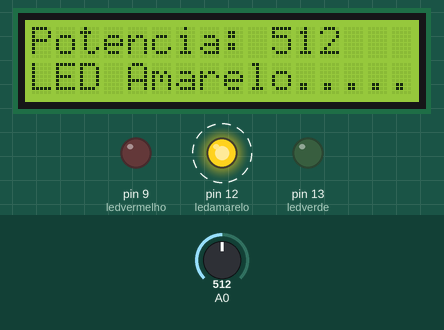
The sketch below on a simulated Arduino Uno, built with avr-gcc and run on an emulated ATmega328P. Parts: 16×2 character LCD, output pins drawn as LEDs (lit = HIGH). Dashed ring = blinking. The test bench sets the inputs (shaded band); at power-on: A0 = 512.

Above: at 1.2 s.
1.3 s: A0 set to 324
At 2.5 s:
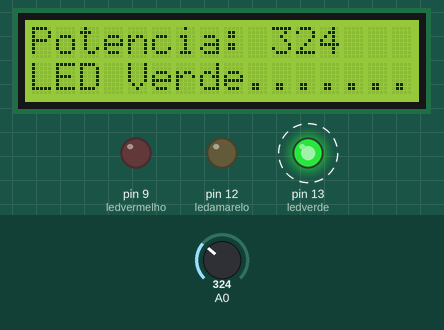
3.1 s: A0 set to 0
At 4.2 s:
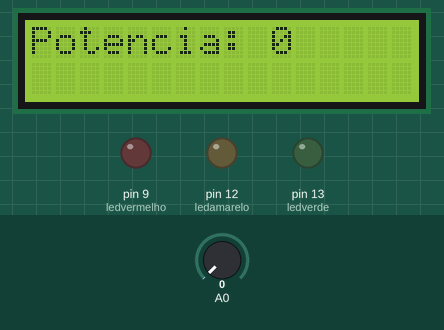
4.7 s: A0 set to 787
At 5.3 s:
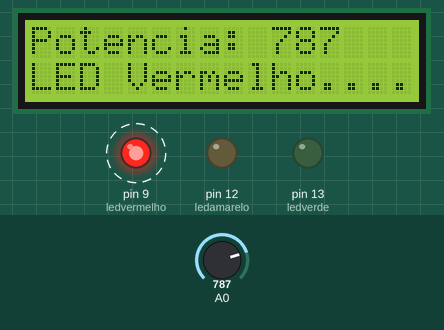
Timing chart, 0 to 12.3 s (numbered marks = the images above; inputs shaded):
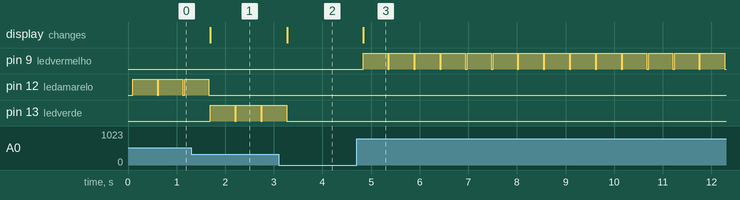

The sketch:

CodigoDisplay.ino
```cpp
#include <Wire.h>
#include <LiquidCrystal_I2C.h>

//Inicializa o display no endereco 0x27
LiquidCrystal_I2C lcd(0x27,16,2);

  int ledverde=13;
  int ledamarelo=12;
  int ledvermelho=9;

void setup(){
  lcd.init();
  pinMode (ledverde, OUTPUT);
  pinMode (ledamarelo, OUTPUT);
  pinMode (ledvermelho, OUTPUT);

}
void loop()
{
  int ValorPot=analogRead (A0);

  digitalWrite (ledverde, LOW);
  digitalWrite (ledamarelo, LOW);
  digitalWrite (ledvermelho, LOW);

  lcd.setBacklight(HIGH);
  lcd.clear();
  lcd.setCursor(0,0);
  lcd.print("Potencia: " + String (ValorPot));
  lcd.setCursor(0,1);

  if (ValorPot > 0 && ValorPot <= 333) {
    lcd.print("LED Verde.......");
    digitalWrite (ledverde, HIGH);
    }

  if (ValorPot > 334 && ValorPot <= 777) {
    lcd.print("LED Amarelo......");
    digitalWrite (ledamarelo, HIGH);
    }

  if (ValorPot > 778 && ValorPot <= 1024) {
    lcd.print("LED Vermelho.....");
    digitalWrite (ledvermelho, HIGH);
    }
    delay(500);
}
```

Measured:
- after the input at 1.3 s, pin 12 (ledamarelo): goes on until 1.7 s, then stays LOW; pin 13 (ledverde): alternates HIGH for 0.50 s and LOW for 0.03 s, starting after 0.40 s; the display: changes after 0.40 s (image 1)
- after the input at 3.1 s, pin 13 (ledverde): goes on until 3.3 s, then stays LOW; the display: changes after 0.18 s (image 2)
- after the input at 4.7 s, pin 9 (ledvermelho): alternates HIGH for 0.50 s and LOW for 0.03 s, starting after 0.14 s; the display: changes after 0.14 s (image 3)
- by itself, pin 12 (ledamarelo): alternates HIGH for 0.50 s and LOW for 0.03 s
